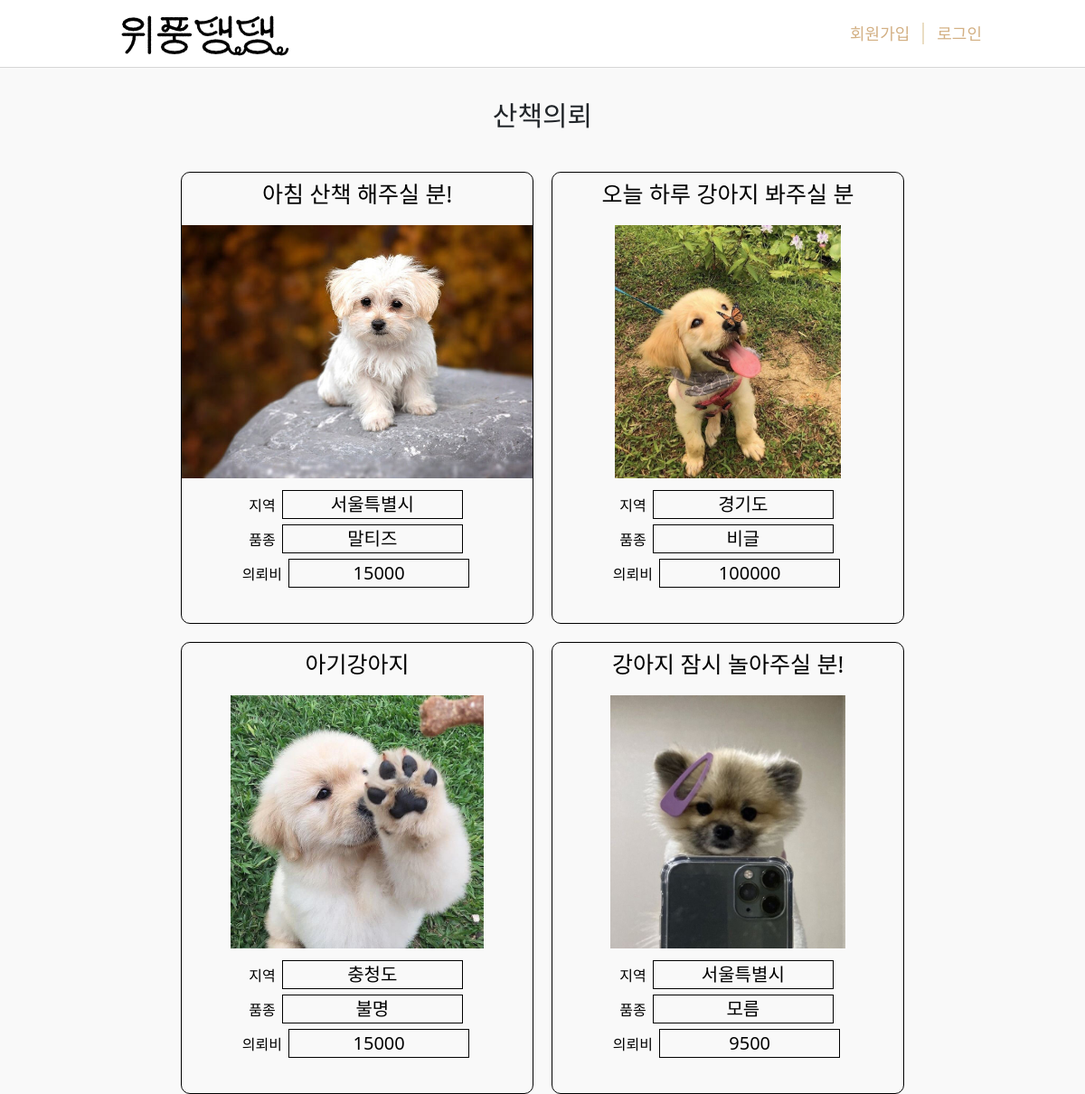
/community/jogging, run on an earlier commit of the app's database.
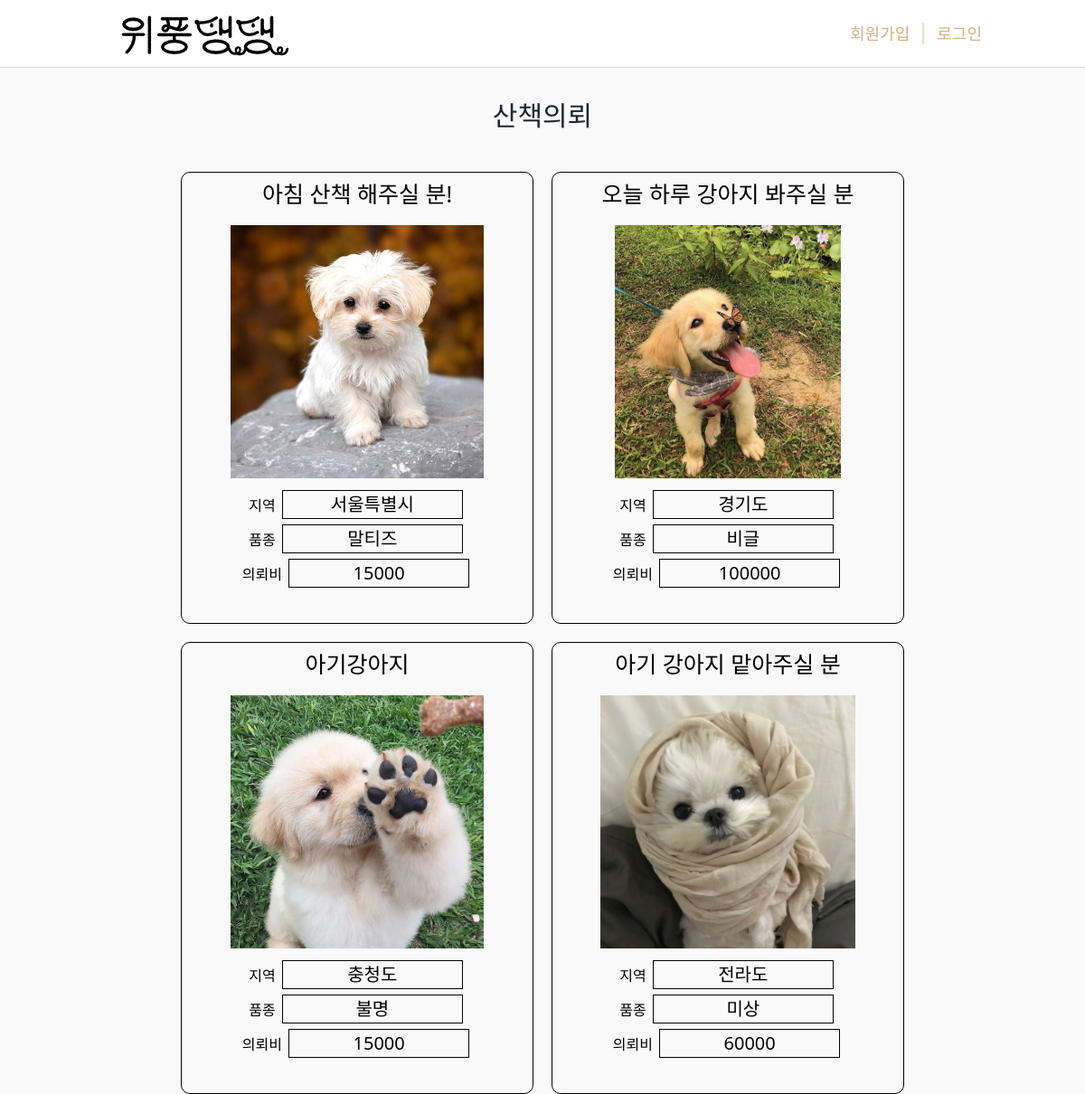
And on a later commit of the database.
### community/models.py (models this page shows, shortened)
class newJogging(models.Model):
    author = models.ForeignKey(User, on_delete=models.CASCADE)
    animal_choices = [
        ('DOG', 'dog'),
        ('CAT', 'cat'),
        ('ETC', 'other')
    ]
    area_choices = [
        ('SE', '서울특별시'),
        ('GG', '경기도'),
        ('CH', '충청도'),
        ('GS', '경상도'),
        ('JL', '전라도'),
        ('GW', '강원도'),
        ('JJ', '제주도')
    ]
    animal_kind=models.CharField(max_length=3, choices=animal_choices)
    area=models.CharField(max_length=2, choices=area_choices)
    start_time=models.DateTimeField(default=now)
    end_time=models.DateTimeField(default=now)
    kind=models.CharField(max_length=50)
    caution=models.TextField(blank=True)
    price=models.IntegerField(blank=True)
    image=models.ImageField(upload_to="jogimages/", blank=True, null=True)
    title=models.CharField(max_length=100)
    content=models.TextField(blank=True)

### community/views.py (the view)
# urls.py: path('community/jogging', community.views.readJogging, name="readJogging"),
def readJogging(request):
    jog = newJogging.objects.all()
    return render(request, 'community/readJogging.html', {'jogs':jog})

### templates/community/readJogging.html
{% extends 'base.html' %}
{% load static %}
{% block content %}
<body>
    <div class="text-box-title">산책의뢰</div>
    <div class="read">
            {% for jog in jogs.all %}
            <a href="{% url 'detailJogging' jog.id %}" class="read-hover">
            <div class="jogging-content">
            <div class="read-title">{{jog.title}}</div>
            {% if jog.image %}
               <div class="image-check"><img src="{{jog.image.url}}" class="read-animal-image" height="300px"></div>
            {% endif %}
            <div class="read-category">
                지역
                <div class="read-text">{{jog.get_area_display}}</div>
            </div>
            <div class="read-category">
                품종
                <div class="read-text">{{jog.kind}}</div>
            </div>
            <div class="read-category">
                의뢰비
                <div class="read-text">{{jog.price}}</div>
            </div>
            </div>
        </a>
            {% endfor %}
    </div>
</body>
</html>
{% endblock %}

### templates/base.html (shortened to what this page needs)
{% load static %}
<!DOCTYPE html>
<html lang="en">
<head>
    <link href="https://cdn.jsdelivr.net/npm/bootstrap@5.1.0/dist/css/bootstrap.min.css" rel="stylesheet">
    <link rel = "stylesheet" type = "text/css" href = "{% static 'css/home.css' %}">
</head>
<body>
    <div class ="first_gnb">
        <div><a href="{%url 'home' %}"><img src="{% static 'image/logo_black.png' %}" width=250px></a></div>
        <div>
            <p><a href="{%url 'account:signup' %}">회원가입</a></p>
            {% if user.is_authenticated %}
            <p><a href="{%url 'account:logout' %}">로그아웃</a></p>
            {% else %}
            <p><a href="{%url 'account:login' %}">로그인</a></p>
            {% endif %}
        </div>
    </div>
    {% block content %}
    {% endblock %}
</body>
</html>

### static/css/home.css (style rules this page uses)
* { margin: 0; padding: 0; }
a { color:black; text-decoration: none; }
body { margin: 0; height: 1000px; background-color: #f9f9f9; }
.read-animal-image { padding-top:10px; padding-bottom: 10px; }
.first_gnb { width: 100%; height: 75px; min-width: 1000px; background: rgb(255, 255, 255); border-bottom: 1px solid rgba(83, 83, 83, 0.24); display: flex; overflow: hidden; }
.first_gnb > div:nth-of-type(1) { position: relative; left: 100px; height: 70px; width: 15%; }
.first_gnb > div:nth-of-type(2) { position: absolute; right: 100px; overflow: hidden; margin-top: 24px; }
.first_gnb > div:nth-of-type(2) > p { float: left; margin-left: 14px; font-size: large; }
.first_gnb > div:nth-of-type(2) > p > a { font-weight: 500; color: #d3b084; padding-right: 14px; border-right: 2px solid #eaddc3; }
.first_gnb > div:nth-of-type(2) > p:last-child > a { border: 0; }
.text-box-title { font-size: 30px; padding-top: 30px; display: flex; justify-content: center; align-items: center; grid-gap: 10px; }
.read { padding-top: 40px; padding-left: 200px; padding-right: 200px; display: grid; grid-gap: 20px; grid-template-columns: repeat(auto-fit, minmax(300px, 1fr)); grid-template-rows: 500px; align-items: center; text-align: center; overflow: hidden; }
.jogging-content { height: 500px; border-style: solid; border-width: 1px; overflow: hidden; border-radius: 10px; }
.read-title { font-size: 25px; padding-top:5px; padding-bottom: 5px; }
.read-category { display: inline-block; }
.read-text { display: inline-block; width:200px; font-size:20px; border-style: solid; border-width: 1px; margin:3px; }

What changed in the data, as far as the page shows it:
removed newJogging: title "강아지 잠시 놀아주실 분!", image (picture), area "서울특별시", kind "모름", price "9500"
changed newJogging "아침 산책 해주실 분!": image: a different picture
added newJogging: title "아기 강아지 맡아주실 분", image (picture), area "전라도", kind "미상", price "60000"
